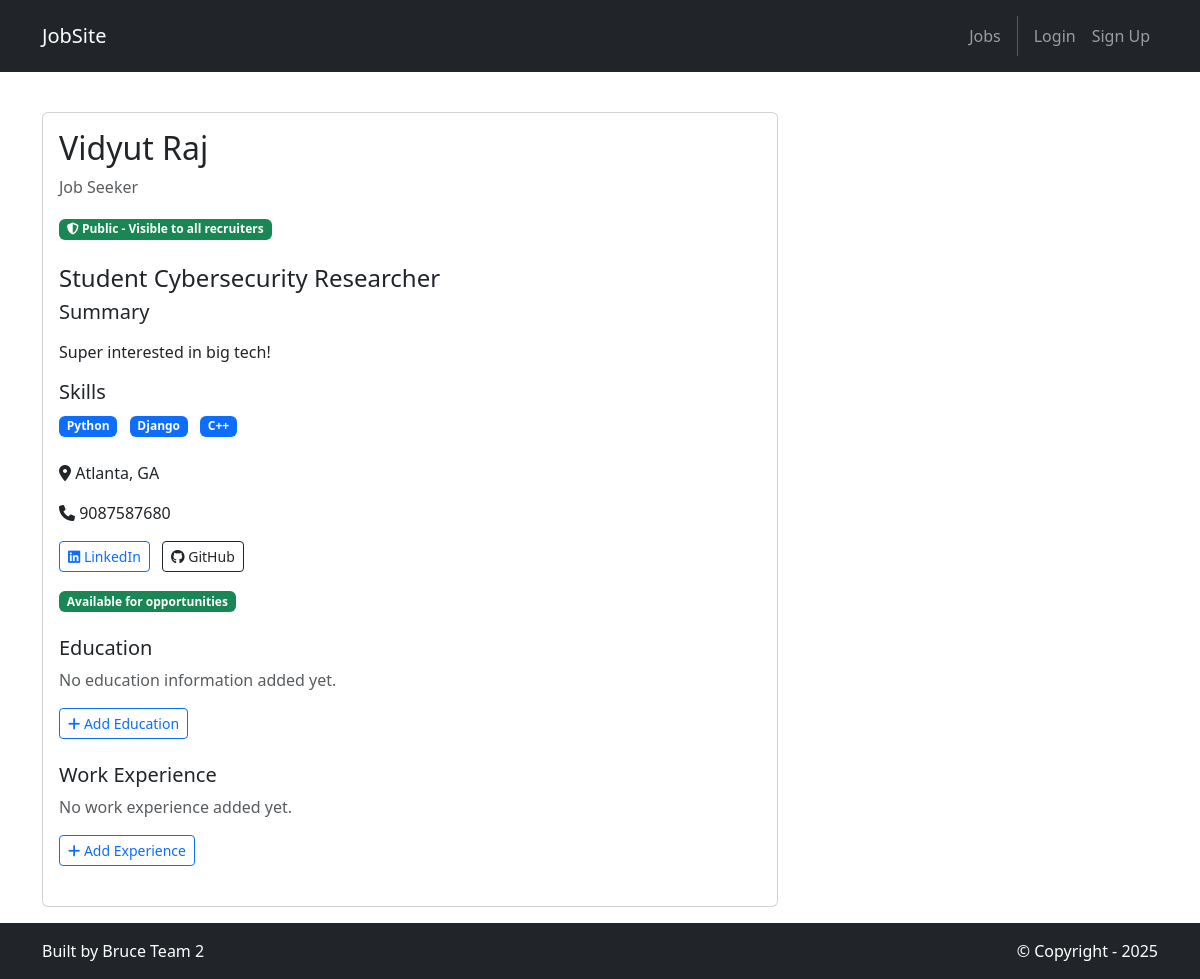
Page /accounts/profile/vidyut822/ on the committed database.
### accounts/models.py (models this page shows, shortened)
class UserProfile(models.Model):
    USER_TYPES = [
        ('job_seeker', 'Job Seeker'),
        ('recruiter', 'Recruiter'),
    ]
    user = models.OneToOneField(User, on_delete=models.CASCADE, related_name='profile')
    user_type = models.CharField(max_length=20, choices=USER_TYPES)
    created_at = models.DateTimeField(default=timezone.now)
    updated_at = models.DateTimeField(auto_now=True)
    @property
    def is_job_seeker(self):
        return self.user_type == 'job_seeker'

class JobSeekerProfile(models.Model):
    user_profile = models.OneToOneField(UserProfile, on_delete=models.CASCADE, related_name='job_seeker_profile')
    headline = models.CharField(max_length=200, blank=True, help_text="Professional headline (e.g., 'Senior Python Developer')")
    summary = models.TextField(blank=True, help_text="Professional summary about yourself")
    skills = models.TextField(blank=True, help_text="List your skills (comma-separated)")
    location = models.CharField(max_length=200, blank=True)
    phone = models.CharField(max_length=20, blank=True)
    linkedin_url = models.URLField(blank=True)
    github_url = models.URLField(blank=True)
    portfolio_url = models.URLField(blank=True)
    resume_file = models.FileField(upload_to='resumes/', blank=True, null=True)
    is_available = models.BooleanField(default=True, help_text="Are you currently looking for opportunities?")
    show_contact_info = models.BooleanField(default=True, help_text="Allow recruiters to see your contact information")
    show_social_links = models.BooleanField(default=True, help_text="Allow recruiters to see your social media links")
    show_education = models.BooleanField(default=True, help_text="Allow recruiters to see your education history")
    show_experience = models.BooleanField(default=True, help_text="Allow recruiters to see your work experience")
    show_resume = models.BooleanField(default=True, help_text="Allow recruiters to download your resume")
    profile_visibility = models.CharField(
        max_length=20,
        choices=[
            ('public', 'Public - Visible to all recruiters'),
            ('private', 'Private - Only visible to you'),
        ],
        default='public',
        help_text="Control who can see your profile"
    )
    @property
    def skills_list(self):
        if self.skills:
            return [skill.strip() for skill in self.skills.split(',') if skill.strip()]
        return []

### accounts/views.py (the view)
# urls.py: path('profile/<str:username>/', views.profile, name='accounts.profile'),
def profile(request, username):
    user = get_object_or_404(User, username=username)
    try:
        user_profile = user.profile
        template_data = {'title': f"{user.username}'s Profile", 'user_profile': user_profile}
        if user_profile.is_job_seeker:
            template_data['job_seeker_profile'] = user_profile.job_seeker_profile
        elif user_profile.is_recruiter:
            template_data['recruiter_profile'] = user_profile.recruiter_profile
    except UserProfile.DoesNotExist:
        messages.error(request, 'Profile not found. Please contact support.')
        return redirect('home.index')
    return render(request, 'accounts/profile.html', {'template_data': template_data})

### accounts/templates/accounts/profile.html (shortened to what this page needs)
{% extends 'base.html' %}
{% block content %}
<div class="p-3 mt-4">
  <div class="container">
    <div class="row">
      <div class="col-md-8">
        <div class="card">
          <div class="card-body">
            <div class="d-flex justify-content-between align-items-start mb-4">
              <div>
                <h2>{{ template_data.user_profile.user.get_full_name|default:template_data.user_profile.user.username }}</h2>
                <p class="text-muted">{{ template_data.user_profile.get_user_type_display }}</p>
                {% if template_data.user_profile.is_job_seeker %}
                <span class="badge
                  {% if template_data.job_seeker_profile.profile_visibility == 'public' %}bg-success
                  {% else %}bg-secondary{% endif %}">
                  <i class="fas fa-shield-alt"></i> {{ template_data.job_seeker_profile.get_profile_visibility_display }}
                </span>
                {% endif %}
              </div>
            </div>
            {% if template_data.user_profile.is_job_seeker and template_data.job_seeker_profile %}
              <div class="mb-4">
                {% if template_data.job_seeker_profile.headline %}
                <h4>{{ template_data.job_seeker_profile.headline }}</h4>
                {% endif %}
                {% if template_data.job_seeker_profile.summary %}
                <h5>Summary</h5>
                <p>{{ template_data.job_seeker_profile.summary|linebreaks }}</p>
                {% endif %}
                {% if template_data.job_seeker_profile.skills_list %}
                <h5>Skills</h5>
                <div class="mb-3">
                  {% for skill in template_data.job_seeker_profile.skills_list %}
                  <span class="badge bg-primary me-2 mb-2">{{ skill }}</span>
                  {% endfor %}
                </div>
                {% endif %}
                {% if template_data.job_seeker_profile.show_contact_info %}
                  {% if template_data.job_seeker_profile.location %}
                  <p><i class="fas fa-map-marker-alt"></i> {{ template_data.job_seeker_profile.location }}</p>
                  {% endif %}
                  {% if template_data.job_seeker_profile.phone %}
                  <p><i class="fas fa-phone"></i> {{ template_data.job_seeker_profile.phone }}</p>
                  {% endif %}
                {% else %}
                <p class="text-muted"><i class="fas fa-lock"></i> Contact information is private</p>
                {% endif %}
                <div class="mb-3">
                  {% if template_data.job_seeker_profile.show_social_links %}
                    {% if template_data.job_seeker_profile.linkedin_url %}
                    <a href="{{ template_data.job_seeker_profile.linkedin_url }}" target="_blank" class="btn btn-outline-primary btn-sm me-2">
                      <i class="fab fa-linkedin"></i> LinkedIn
                    </a>
                    {% endif %}
                    {% if template_data.job_seeker_profile.github_url %}
                    <a href="{{ template_data.job_seeker_profile.github_url }}" target="_blank" class="btn btn-outline-dark btn-sm me-2">
                      <i class="fab fa-github"></i> GitHub
                    </a>
                    {% endif %}
                  {% else %}
                  <p class="text-muted"><i class="fas fa-lock"></i> Social media links are private</p>
                  {% endif %}
                </div>
                <div class="mb-3">
                  <span class="badge {% if template_data.job_seeker_profile.is_available %}bg-success{% else %}bg-secondary{% endif %}">
                    {% if template_data.job_seeker_profile.is_available %}Available for opportunities{% else %}Not currently looking{% endif %}
                  </span>
                </div>
              </div>
              {% if template_data.job_seeker_profile.show_education %}
                {% if template_data.job_seeker_profile.education.all %}
                <div class="mb-4">
                  <h5>Education</h5>
                  {% for education in template_data.job_seeker_profile.education.all %}
                  <div class="card mb-2">
                    <div class="card-body">
                      <h6 class="card-title">{{ education.degree }} - {{ education.institution }}</h6>
                      {% if education.field_of_study %}<p class="text-muted">{{ education.field_of_study }}</p>{% endif %}
                      <p class="card-text">
                        {{ education.start_date|date:"M Y" }} -
                        {% if education.is_current %}Present{% else %}{{ education.end_date|date:"M Y" }}{% endif %}
                      </p>
                      {% if education.description %}<p class="card-text">{{ education.description }}</p>{% endif %}
                    </div>
                  </div>
                  {% endfor %}
                  <a href="{% url 'accounts.add_education' %}" class="btn btn-outline-primary btn-sm">
                    <i class="fas fa-plus"></i> Add Education
                  </a>
                </div>
                {% else %}
                <div class="mb-4">
                  <h5>Education</h5>
                  <p class="text-muted">No education information added yet.</p>
                  <a href="{% url 'accounts.add_education' %}" class="btn btn-outline-primary btn-sm">
                    <i class="fas fa-plus"></i> Add Education
                  </a>
                </div>
                {% endif %}
              {% else %}
              <div class="mb-4">
                <h5>Education</h5>
                <p class="text-muted"><i class="fas fa-lock"></i> Education information is private</p>
              </div>
              {% endif %}
              {% if template_data.job_seeker_profile.show_experience %}
                {% if template_data.job_seeker_profile.work_experience.all %}
                <div class="mb-4">
                  <h5>Work Experience</h5>
                  {% for experience in template_data.job_seeker_profile.work_experience.all %}
                  <div class="card mb-2">
                    <div class="card-body">
                      <h6 class="card-title">{{ experience.position }} at {{ experience.company }}</h6>
                      {% if experience.location %}<p class="text-muted">{{ experience.location }}</p>{% endif %}
                      <p class="card-text">
                        {{ experience.start_date|date:"M Y" }} -
                        {% if experience.is_current %}Present{% else %}{{ experience.end_date|date:"M Y" }}{% endif %}
                      </p>
                      {% if experience.description %}<p class="card-text">{{ experience.description }}</p>{% endif %}
                    </div>
                  </div>
                  {% endfor %}
                  <a href="{% url 'accounts.add_experience' %}" class="btn btn-outline-primary btn-sm">
                    <i class="fas fa-plus"></i> Add Experience
                  </a>
                </div>
                {% else %}
                <div class="mb-4">
                  <h5>Work Experience</h5>
                  <p class="text-muted">No work experience added yet.</p>
                  <a href="{% url 'accounts.add_experience' %}" class="btn btn-outline-primary btn-sm">
                    <i class="fas fa-plus"></i> Add Experience
                  </a>
                </div>
                {% endif %}
              {% else %}
              <div class="mb-4">
                <h5>Work Experience</h5>
                <p class="text-muted"><i class="fas fa-lock"></i> Work experience is private</p>
              </div>
              {% endif %}
            {% endif %}
          </div>
        </div>
      </div>
    </div>
  </div>
</div>
{% endblock content %}

### rows in the picture
UserProfile: user_profile.user.get_full_name "Vidyut Raj", user_profile.user_type "Job Seeker"
JobSeekerProfile: job_seeker_profile.profile_visibility "Public - Visible to all recruiters", job_seeker_profile.headline "Student Cybersecurity Researcher", job_seeker_profile.summary "Super interested in big tech!", job_seeker_profile.location "Atlanta, GA", job_seeker_profile.phone "9087587680"

### other values in the picture
{{ skill }} "Python" "Django" "C++"
